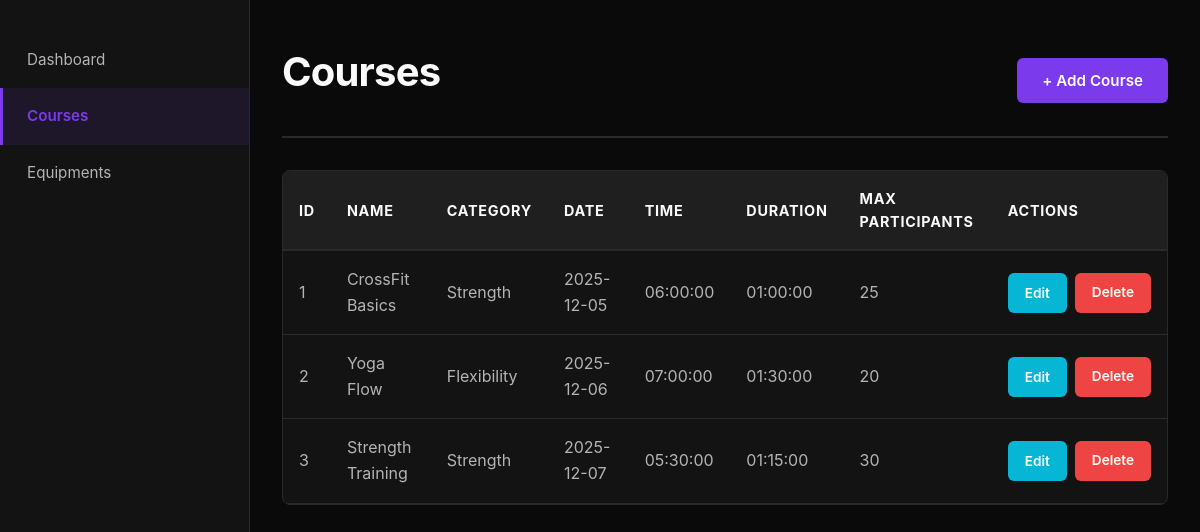
The page /?page=courses on the database its author committed.
### tables this page shows
CREATE TABLE courses (
    id INT AUTO_INCREMENT PRIMARY KEY,
    course_nom VARCHAR(20) NOT NULL,
    categorie VARCHAR(20) NOT NULL,
    date_cours DATE NOT NULL,
    heure_cours TIME NOT NULL,
    duree TIME NOT NULL,     
    max_participant INT NOT NULL
);

### index.php (the view, shortened to what this page needs)
<?php
require "conect.php";
$courses = $pdo->query("SELECT * FROM courses ORDER BY id ASC")->fetchAll(PDO::FETCH_ASSOC);
$total_courses = $pdo->query("SELECT COUNT(*) FROM courses")->fetchColumn();
$total_equipements = $pdo->query("SELECT COUNT(*) FROM equipements")->fetchColumn();
$courses_types = $pdo->query("
    SELECT categorie, COUNT(*) as total
    FROM courses
    GROUP BY categorie
")->fetchAll(PDO::FETCH_ASSOC);
$equipement_types = $pdo->query("
    SELECT equipement_type, COUNT(*) as total
    FROM equipements
    GROUP BY equipement_type
")->fetchAll(PDO::FETCH_ASSOC);
$current_page = isset($_GET['page']) ? $_GET['page'] : 'dashboard';
?>
<!DOCTYPE html>
<html lang="en">
<head>
</head>
<body>
    <nav>
        <ul>
            <li><a href="?page=dashboard" class="<?= $current_page == 'dashboard' ? 'active' : '' ?>">Dashboard</a></li>
            <li><a href="?page=courses" class="<?= $current_page == 'courses' ? 'active' : '' ?>">Courses</a></li>
            <li><a href="?page=equipments" class="<?= $current_page == 'equipments' ? 'active' : '' ?>">Equipments</a></li>
        </ul>
    </nav>
    <main>
        <?php if ($current_page == 'dashboard'): ?>
            <div class="page-header">
                <h1>Gym Dashboard</h1>
            </div>
            <div class="stats-grid">
                <div class="stat-card">
                    <div class="stat-number"><?= $total_courses ?></div>
                    <div class="stat-label">Total Courses</div>
                </div>
                <div class="stat-card">
                    <div class="stat-number"><?= $total_equipements ?></div>
                    <div class="stat-label">Total Equipments</div>
                </div>
            </div>
            <div class="chart-box">
                <h2>Courses by Category</h2>
                <div class="table-wrapper">
                    <table>
                        <thead>
                            <tr>
                                <th>Course Type</th>
                                <th>Count</th>
                            </tr>
                        </thead>
                        <tbody>
                            <?php foreach ($courses_types as $ct): ?>
                                <tr>
                                    <td><?= htmlspecialchars($ct['categorie']) ?></td>
                                    <td><b><?= $ct['total'] ?></b></td>
                                </tr>
                            <?php endforeach; ?>
                        </tbody>
                    </table>
                </div>
            </div>
            <div class="chart-box">
                <h2>Equipment by Type</h2>
                <div class="table-wrapper">
                    <table>
                        <thead>
                            <tr>
                                <th>Equipment Type</th>
                                <th>Count</th>
                            </tr>
                        </thead>
                        <tbody>
                            <?php foreach ($equipement_types as $et): ?>
                                <tr>
                                    <td><?= htmlspecialchars($et['equipement_type']) ?></td>
                                    <td><b><?= $et['total'] ?></b></td>
                                </tr>
                            <?php endforeach; ?>
                        </tbody>
                    </table>
                </div>
            </div>
        <?php elseif ($current_page == 'courses'): ?>
            <div class="page-header">
                <h1>Courses</h1>
                <button class="btn" onclick="openAddCourse()">+ Add Course</button>
            </div>
            <div class="table-wrapper">
                <table>
                    <thead>
                        <tr>
                            <th>ID</th>
                            <th>Name</th>
                            <th>Category</th>
                            <th>Date</th>
                            <th>Time</th>
                            <th>Duration</th>
                            <th>Max Participants</th>
                            <th>Actions</th>
                        </tr>
                    </thead>
                    <tbody>
                        <?php foreach ($courses as $c): ?>
                            <tr>
                                <td><?= $c['id'] ?></td>
                                <td><?= htmlspecialchars($c['course_nom']) ?></td>
                                <td><?= htmlspecialchars($c['categorie']) ?></td>
                                <td><?= $c['date_cours'] ?></td>
                                <td><?= $c['heure_cours'] ?></td>
                                <td><?= $c['duree'] ?></td>
                                <td><?= $c['max_participant'] ?></td>
                                <td>
                                    <div class="action-buttons">
                                        <button class="btn btn-small btn-edit"
                                            onclick='openEditCourse(<?= json_encode($c) ?>)'>
                                            Edit
                                        </button>
                                        <a href="?page=courses&delete_course_id=<?= $c['id'] ?>"
                                            class="btn btn-small btn-del"
                                            onclick="return confirm('Are you sure you want to delete this course?')">
                                            Delete
                                        </a>
                                    </div>
                                </td>
                            </tr>
                        <?php endforeach; ?>
                    </tbody>
                </table>
            </div>
        <?php endif; ?>
    </main>
</body>
</html>

### index.php (style rules this page uses)
* { margin: 0; padding: 0; box-sizing: border-box; }
:root { --bg-primary: #0a0a0a; --bg-secondary: #131313; --bg-tertiary: #1f1f1f; --bg-hover: #2a2a2a; --text-primary: #fafafa; --text-secondary: #b4b4b4; --text-tertiary: #7a7a7a; --accent-violet: #7c3aed; --accent-violet-light: #a78bfa; --accent-violet-dark: #6d28d9; --border-color: #2a2a2a; --success: #06b6d4; --warning: #f97316; --danger: #ef4444; --font-display: "Inter", -apple-system, BlinkMacSystemFont, "Segoe UI", sans-serif; --font-body: "Inter", -apple-system, BlinkMacSystemFont, "Segoe UI", sans-serif; }
html, body { background: var(--bg-primary); color: var(--text-primary); font-family: var(--font-body); font-size: 16px; line-height: 1.6; -webkit-font-smoothing: antialiased; }
h1, h2, h3 { font-family: var(--font-display); font-weight: 700; letter-spacing: -0.02em; line-height: 1.2; margin-bottom: 1rem; }
h1 { font-size: 2.5rem; }
body { display: grid; grid-template-columns: 250px 1fr; min-height: 100vh; }
nav { background: var(--bg-secondary); border-right: 1px solid var(--border-color); padding: 2rem 0; position: sticky; top: 0; height: 100vh; overflow-y: auto; }
nav ul { list-style: none; }
nav a { display: block; padding: 1rem 1.5rem; color: var(--text-secondary); border-left: 3px solid transparent; transition: all 0.3s ease; font-size: 0.95rem; cursor: pointer; text-decoration: none; }
nav a.active { color: var(--accent-violet); background: rgba(124, 58, 237, 0.1); border-left-color: var(--accent-violet); font-weight: 600; }
main { padding: 3rem 2rem; overflow-y: auto; }
.page-header { display: flex; justify-content: space-between; align-items: center; margin-bottom: 2rem; padding-bottom: 1.5rem; border-bottom: 2px solid var(--border-color); }
.btn { display: inline-flex; align-items: center; justify-content: center; gap: 0.5rem; padding: 0.75rem 1.5rem; border: 1px solid transparent; border-radius: 6px; font-weight: 600; font-size: 0.95rem; cursor: pointer; transition: all 0.3s ease; text-decoration: none; font-family: inherit; background: var(--accent-violet); color: white; }
.btn-small { padding: 0.5rem 1rem; font-size: 0.85rem; }
.btn-edit { background: var(--success); color: white; }
.btn-del { background: var(--danger); color: white; }
.table-wrapper { overflow-x: auto; border: 1px solid var(--border-color); border-radius: 8px; background: var(--bg-secondary); }
table { width: 100%; border-collapse: collapse; }
thead { background: var(--bg-tertiary); border-bottom: 2px solid var(--border-color); }
th { padding: 1rem; text-align: left; font-weight: 700; color: var(--text-primary); font-size: 0.9rem; text-transform: uppercase; letter-spacing: 0.05em; }
td { padding: 1rem; color: var(--text-secondary); border-bottom: 1px solid var(--border-color); }
.action-buttons { display: flex; gap: 0.5rem; }

### rows shown on the page
courses: id "1", course_nom "CrossFit Basics", categorie "Strength", date_cours "2025-12-05", heure_cours "06:00:00", duree "01:00:00", max_participant "25"
courses: id "2", course_nom "Yoga Flow", categorie "Flexibility", date_cours "2025-12-06", heure_cours "07:00:00", duree "01:30:00", max_participant "20"
courses: id "3", course_nom "Strength Training", categorie "Strength", date_cours "2025-12-07", heure_cours "05:30:00", duree "01:15:00", max_participant "30"
